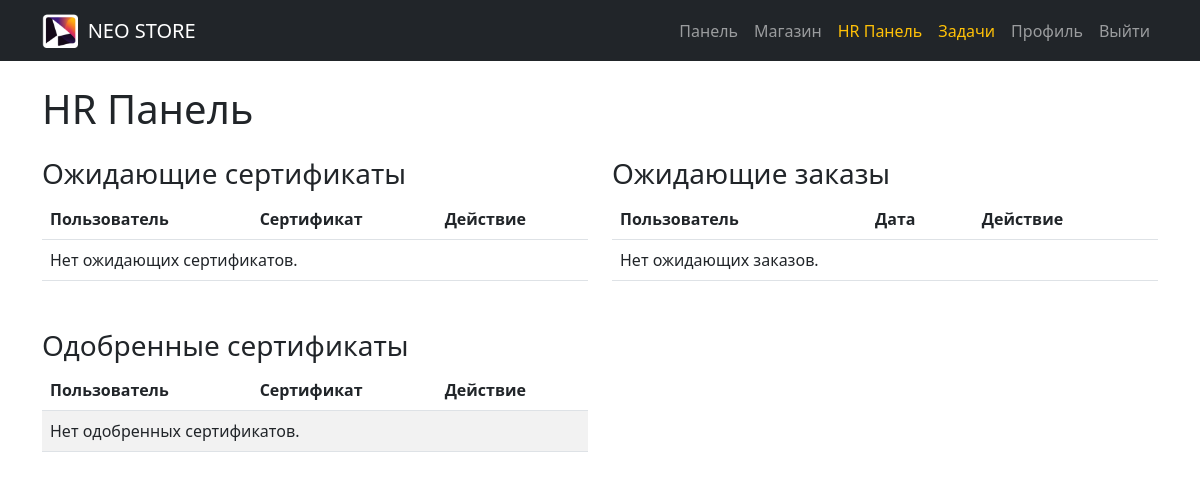
/hr/dashboard/ (signed in), run on an earlier commit of the app's database.
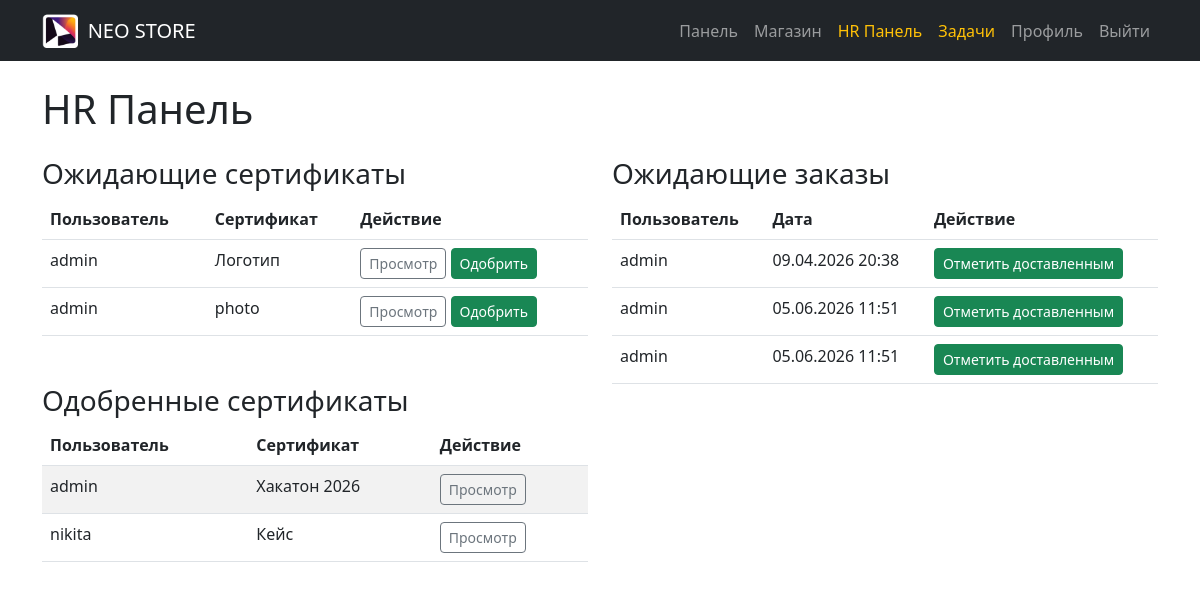
And on a later commit of the database.
### home/models.py (models this page shows, shortened)
class Certificate(models.Model):
    user = models.ForeignKey(User, on_delete=models.CASCADE)
    state = models.BooleanField(verbose_name='Is Checked', default=False)
    name = models.CharField(verbose_name='Name', max_length=100)
    givenfor = models.CharField(verbose_name='Given for', max_length=100)
    date = models.DateTimeField(verbose_name='Date of birth', null=True, auto_now_add=True)
    photo = models.FileField(verbose_name='File', upload_to='certificates/', null=True, blank=True)

class User(AbstractUser):
    wallet = models.OneToOneField(Wallet, on_delete=models.CASCADE, verbose_name='Wallet', null=True, blank=True)
    date_birth = models.DateField(verbose_name='Date of birth', null=True)

class Order(models.Model):
    user = models.ForeignKey(User, on_delete=models.CASCADE)
    date = models.DateTimeField(verbose_name='Date of creation', auto_now_add=True)
    state = models.BooleanField(verbose_name='Is ready', default=False)

### home/views.py (the view)
# urls.py: path('hr/dashboard/', views.hr_dashboard, name='hr-dashboard'),
@login_required
def hr_dashboard(request):
    if not request.user.is_superuser:
        return JsonResponse({'success': False, 'error': 'Forbidden'}, status=403)
    pending_certs = Certificate.objects.filter(state=False)
    approved_certs = Certificate.objects.filter(state=True)
    orders = Order.objects.filter(state=False)
    return render(request, 'home/hr_dashboard.html', {
        'pending_certs': pending_certs,
        'approved_certs': approved_certs,
        'orders': orders
    })

### home/templates/home/hr_dashboard.html (shortened to what the changed rows need)
{% extends 'base.html' %}
{% block content %}
    <h1>HR Панель</h1>
    <div class="row mt-4">
        <div class="col-md-6">
            <table class="table table-hover">
                <thead>
                    <tr>
                        <th>Пользователь</th>
                        <th>Сертификат</th>
                        <th>Действие</th>
                    </tr>
                </thead>
                <tbody id="certificates-table">
                    {% for cert in pending_certs %}
                        <tr id="cert-{{ cert.id }}">
                            <td>{{ cert.user.username }}</td>
                            <td>{{ cert.name }}</td>
                            <td>
                                <button class="btn btn-sm btn-outline-secondary view-cert"
                                        data-id="{{ cert.id }}"
                                        data-name="{{ cert.name }}"
                                        data-user="{{ cert.user.username }}"
                                        data-givenfor="{{ cert.givenfor }}"
                                        data-date="{{ cert.date|date:'Y-m-d H:i:s' }}"
                                        data-state="Ожидает"
                                        data-photo="{% if cert.photo %}{{ cert.photo.url }}{% endif %}">
                                    Просмотр
                                </button>
                                <button class="btn btn-sm btn-success approve-cert" data-id="{{ cert.id }}">Одобрить</button>
                            </td>
                        </tr>
                    {% empty %}
                        <tr id="no-certs"><td colspan="3">Нет ожидающих сертификатов.</td></tr>
                    {% endfor %}
                </tbody>
            </table>
            <table class="table table-striped">
                <thead>
                    <tr>
                        <th>Пользователь</th>
                        <th>Сертификат</th>
                        <th>Действие</th>
                    </tr>
                </thead>
                <tbody>
                    {% for cert in approved_certs %}
                        <tr>
                            <td>{{ cert.user.username }}</td>
                            <td>{{ cert.name }}</td>
                            <td>
                                <button class="btn btn-sm btn-outline-secondary view-cert"
                                        data-id="{{ cert.id }}"
                                        data-name="{{ cert.name }}"
                                        data-user="{{ cert.user.username }}"
                                        data-givenfor="{{ cert.givenfor }}"
                                        data-date="{{ cert.date|date:'Y-m-d H:i:s' }}"
                                        data-state="Одобрено"
                                        data-photo="{% if cert.photo %}{{ cert.photo.url }}{% endif %}">
                                    Просмотр
                                </button>
                            </td>
                        </tr>
                    {% empty %}
                        <tr><td colspan="3">Нет одобренных сертификатов.</td></tr>
                    {% endfor %}
                </tbody>
            </table>
        </div>
        <div class="col-md-6">
            <table class="table table-hover">
                <thead>
                    <tr>
                        <th>Пользователь</th>
                        <th>Дата</th>
                        <th>Действие</th>
                    </tr>
                </thead>
                <tbody id="orders-table">
                    {% for order in orders %}
                        <tr id="order-{{ order.id }}">
                            <td>{{ order.user.username }}</td>
                            <td>{{ order.date|date:"d.m.Y H:i" }}</td>
                            <td>
                                <button class="btn btn-sm btn-success mark-delivered" data-id="{{ order.id }}">Отметить доставленным</button>
                            </td>
                        </tr>
                    {% empty %}
                        <tr id="no-orders"><td colspan="3">Нет ожидающих заказов.</td></tr>
                    {% endfor %}
                </tbody>
            </table>
        </div>
    </div>
{% endblock %}
{% load static %}

What changed in the data, as far as the page shows it:
added Certificate: user.username "admin", name "Логотип", shown under "Ожидающие сертификаты"
added Certificate: user.username "admin", name "photo", shown under "Ожидающие сертификаты"
added Certificate: user.username "admin", name "Хакатон 2026", shown under "Одобренные сертификаты"
added Certificate: user.username "nikita", name "Кейс", shown under "Одобренные сертификаты"
added Order: user.username "admin", date "09.04.2026 20:38"
added Order: user.username "admin", date "05.06.2026 11:51"
added Order: user.username "admin", date "05.06.2026 11:51"
Also different on the page:
text no longer shown: "Нет ожидающих сертификатов. Нет одобренных сертификатов. Нет ожидающих заказов."
